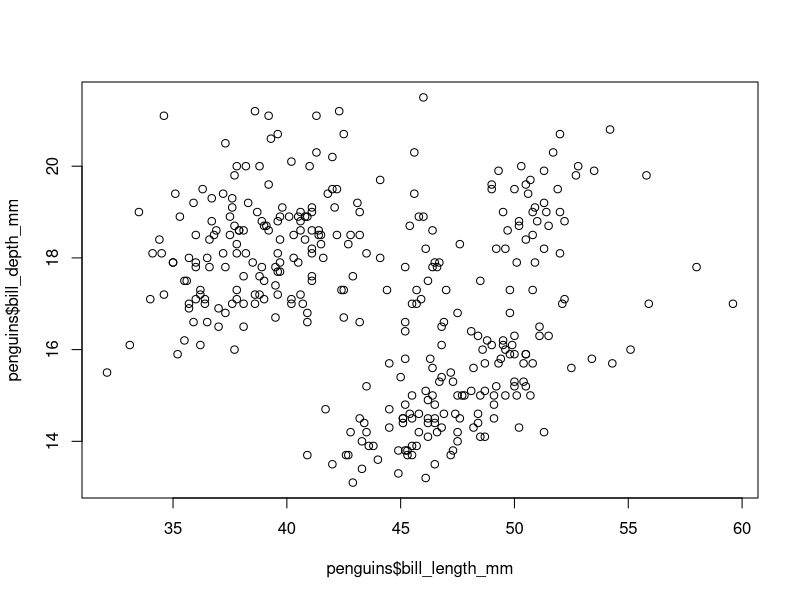
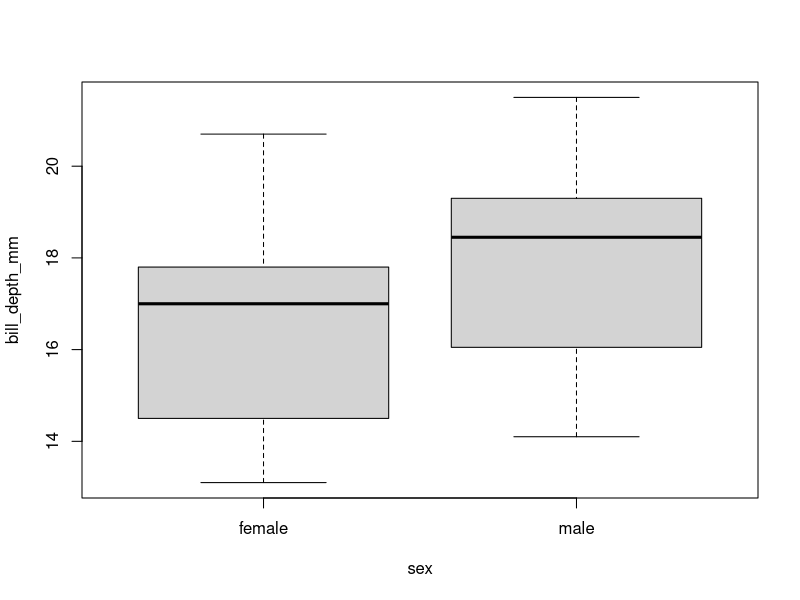
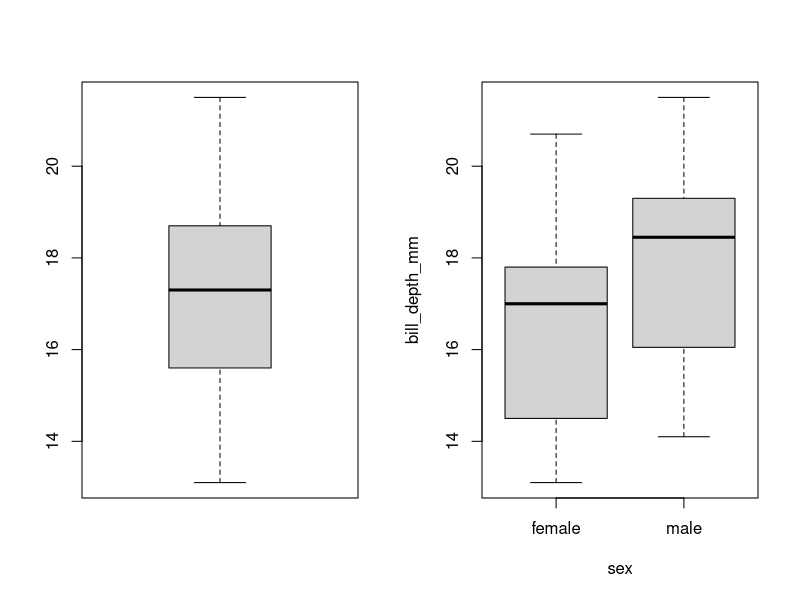
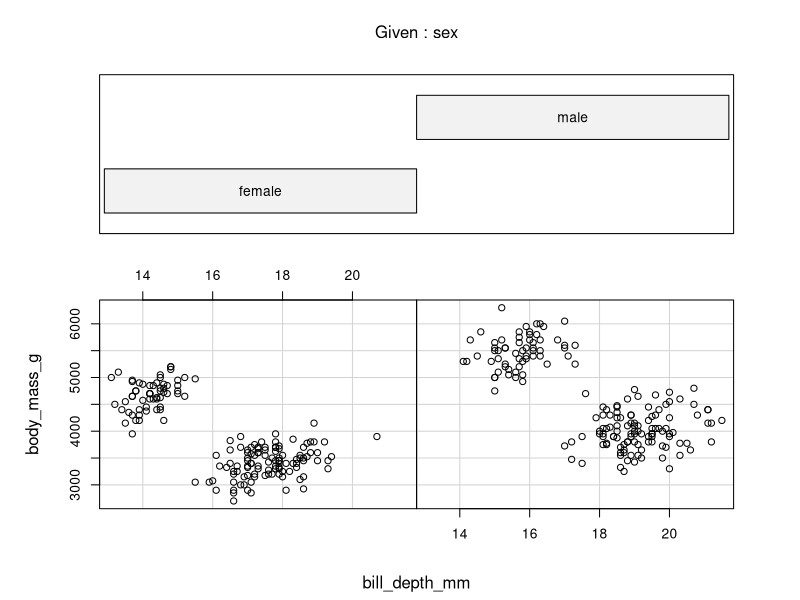

Recreate these plots in R, in order.
# In class data exploration 1
  
install.packages("palmerpenguins")
install.packages("here")
require(palmerpenguins)
require(here)

class(penguins)

penguins = data.frame(penguins)

mean(penguins$body_mass_g)

head(penguins)
help("mean")
mean(penguins, trim = 0, na.rm = TRUE)
summary(penguins)

plot(x = penguins$bill_length_mm, y = penguins$bill_depth_mm)
boxplot(bill_depth_mm ~ sex, data = penguins)
par(mfrow = c(1, 2))
boxplot(penguins$bill_depth_mm)
boxplot(bill_depth_mm ~ sex, data = penguins)

coplot(body_mass_g ~ bill_depth_mm | sex, data = penguins)
